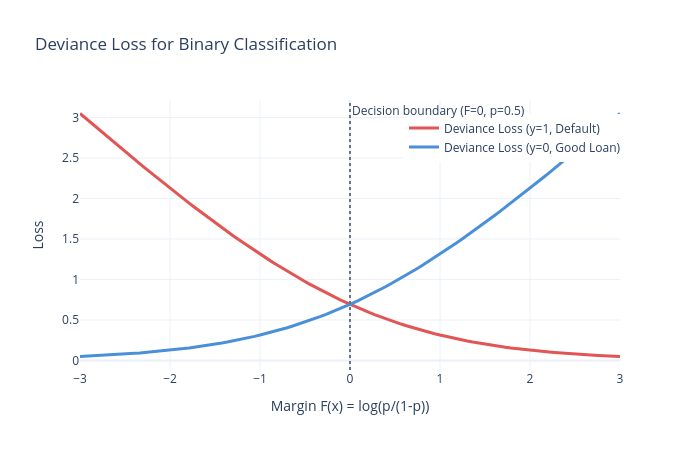

Notebook code cell kept with this figure:
### Markdown cell above
---
## 3. Visualizing Gradient Descent and Loss Reduction

### Code cell
# Visualize how deviance loss compares to other losses
# and how gradient descent in function space reduces loss over iterations

margin = np.linspace(-3, 3, 100)
p = 1 / (1 + np.exp(-margin))  # Convert to probability via sigmoid

# For y=1 (default)
deviance_loss_default = -np.log(p)
# For y=0 (good loan)
deviance_loss_good = -np.log(1 - p)

fig = go.Figure()
fig.add_trace(go.Scatter(
    x=margin, y=deviance_loss_default, name="Deviance Loss (y=1, Default)",
    line=dict(color=COLORS["red"], width=3),
))
fig.add_trace(go.Scatter(
    x=margin, y=deviance_loss_good, name="Deviance Loss (y=0, Good Loan)",
    line=dict(color=COLORS["accent"], width=3),
))
fig.add_vline(x=0, line_dash="dot", line_color=COLORS["gray"],
              annotation_text="Decision boundary (F=0, p=0.5)")
fig.update_layout(
    title="Deviance Loss for Binary Classification",
    xaxis_title="Margin F(x) = log(p/(1-p))",
    yaxis_title="Loss",
    height=450, width=700,
    legend=dict(x=0.6, y=0.95),
)
fig.show()
save_chart(fig, MODEL_SLUG, "deviance_loss")
